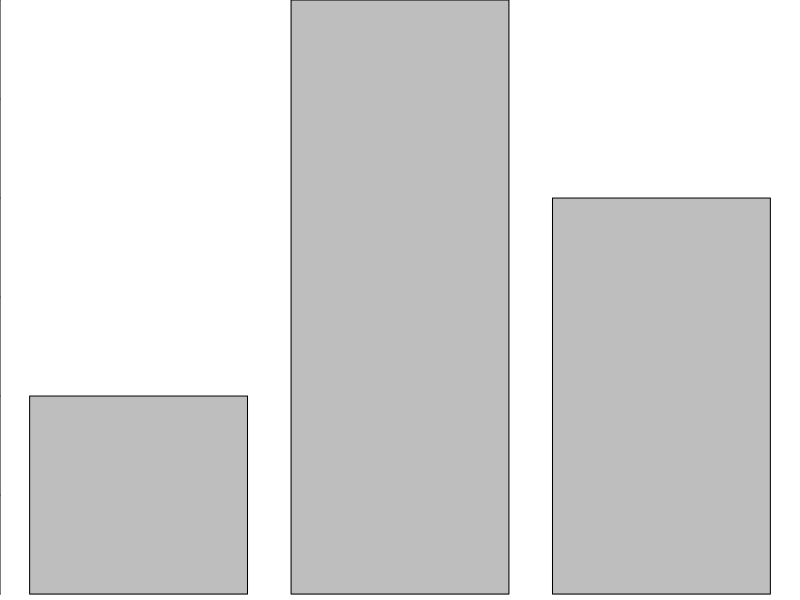

This chart was generated by the following R code: (Note: this script raises an error after producing the figure.)
## ---- chunk 1
# this line is a comment and will not be run
# use the copy button in the top corner to easily run this example --->
print("output is shown here") # you can also add comments here
## ---- chunk 2
knitr::opts_knit$set(global.par = T)
par(mar = c(0, 0, 0, 0))
## ---- chunk 3
# a VERY simple barplot
# the c() function creates a vector of numbers
barplot(c(1, 3, 2))
## ---- chunk 4
knitr::opts_knit$set(global.par = F)
## ---- chunk 5
(-5 * -3^2 + 4) / 7 - 6
## ---- chunk 6
2^50
## ---- chunk 7
13 %/% 2
13 %% 2
## ---- chunk 8
cos(2 * pi)
atan(-1) * 4
## ---- chunk 9
log(exp(2)) * log10(100)
## ---- chunk 10
log(3^5, base = 3)
## ---- chunk 11
sqrt(abs(-9))
## ---- chunk 12
T
## ---- chunk 13
message("Error: object 'true' not found")
## ---- chunk 14
exp(FALSE) * (TRUE + sqrt(TRUE))
## ---- chunk 15
sqrt(-4)
1 / 0
log(0)
## ---- chunk 16
# this is preferred
x <- 5
print(x)
## ---- chunk 17
# this is equivalent and acceptable, but discouraged
x = 5
print(x)
## ---- chunk 18

## ---- chunk 19
# these variable names are ok,
# also remember R is case sensitive!
var1 <- 1
Var1 <- 2
.OtherVariable <- 3
another.variable_42 <- 4

var1 + Var1 + .OtherVariable + another.variable_42

# even these morse code looking variable names,
# while not recommended, are technically ok:
. <- 1
.. <- 2
._ <- 3
._..__ <- 4

. + .. + ._ + ._..__
## ---- chunk 20
message('Error: unexpected symbol in "1var"')
## ---- chunk 21
result <- 3 * 4 - 5
## ---- chunk 22
result
## ---- chunk 23
data <- c(3, 6, 6, 2, 4, 1, 5)
data
## ---- chunk 24
sum(data) / length(data)
mean(data)
## ---- chunk 25
median(data)
## ---- chunk 26
quantile(data, 0.3)
## ---- chunk 27
sqrt(var(data))
sd(data)
## ---- chunk 28
min(data)
max(data)
## ---- chunk 29
# 6 appears in the sample
6 %in% data
# 7 does not appear in the sample
7 %in% data
## ---- chunk 30
x <- c(5, 6.5, 3.4, 5.7)
y <- c(4.6, 5.3, 1, 6.8)
cor(x, y)
## ---- chunk 31
x <- (2 + 3)^2
x == 25
# if instead we ask "is x not equal to 25", we should get FALSE
x != 25
## ---- chunk 32
!TRUE
# this is equivalent to x != 25
!(x == 25)
## ---- chunk 33
x < 30
x >= 25
## ---- chunk 34
(x > 20) & (x <= 30)
(x > 20) | (x != 25)
## ---- chunk 35
# check if x² is even OR if mean of data + 2 * sd is greater than the max
# note order of operations means we don't need extra parentheses
# of course, you can add extra parentheses for readability if you wish!
x^2 %% 2 == 0 | mean(data) + 2 * sd(data) > max(data)
## ---- chunk 36
1/2 + 1/3 == 5/6
1/2 + 1/3 - 5/6
sqrt(2)^2 == 2
sqrt(2)^2 - 2
## ---- chunk 37
all.equal(1/2 + 1/3, 5/6)
all.equal(sqrt(2)^2, 2)
## ---- chunk 38
options(width = 70)
## ---- chunk 39
library(tidyverse)
## ---- chunk 40
options(width = full_width)
## ---- chunk 41
# these are all the same
mean(data)
mean ( data )
mean (
  data
)
## ---- chunk 42
# rmarkdown::render("demo.Rmd", "html_document")
## ---- chunk 43
head(mtcars)
